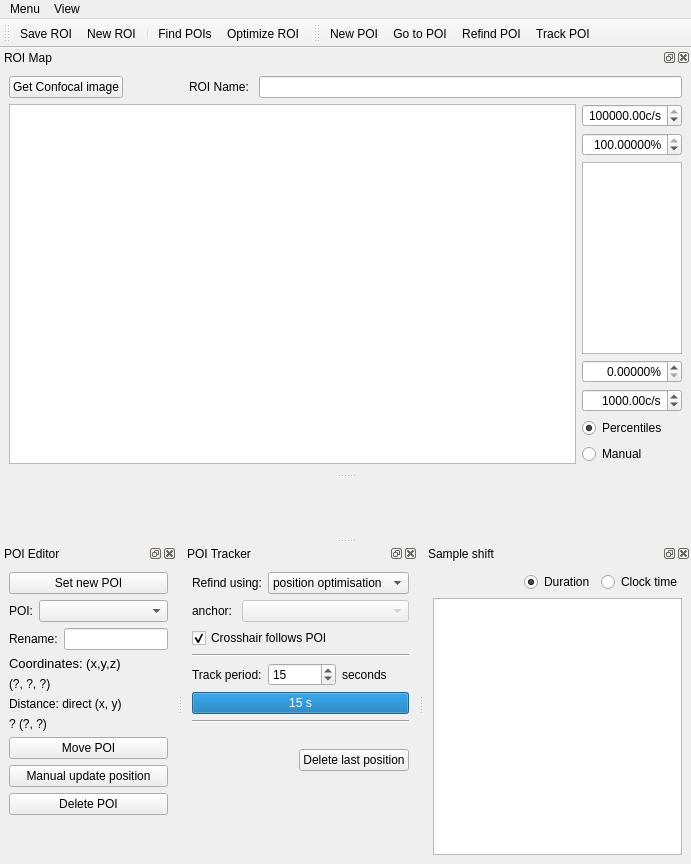
<ui version="4.0">
 <class>PoiManager</class>
 <widget class="QMainWindow" name="PoiManager">
  <property name="geometry">
   <rect>
    <x>0</x>
    <y>0</y>
    <width>691</width>
    <height>864</height>
   </rect>
  </property>
  <property name="windowTitle">
   <string>qudi: POI Manager</string>
  </property>
  <property name="tabShape">
   <enum>QTabWidget::Triangular</enum>
  </property>
  <property name="dockOptions">
   <set>QMainWindow::AllowTabbedDocks|QMainWindow::AnimatedDocks</set>
  </property>
  <widget class="QWidget" name="centralwidget">
   <property name="enabled">
    <bool>true</bool>
   </property>
   <layout class="QVBoxLayout" name="verticalLayout_3" />
  </widget>
  <widget class="QMenuBar" name="menubar">
   <property name="geometry">
    <rect>
     <x>0</x>
     <y>0</y>
     <width>691</width>
     <height>30</height>
    </rect>
   </property>
   <widget class="QMenu" name="menuMenu">
    <property name="title">
     <string>Menu</string>
    </property>
    <addaction name="new_roi_Action" />
    <addaction name="save_roi_Action" />
    <addaction name="load_roi_Action" />
    <addaction name="reorient_roi_Action" />
    <addaction name="actionClose" />
   </widget>
   <widget class="QMenu" name="menuView">
    <property name="title">
     <string>View</string>
    </property>
    <widget class="QMenu" name="menuToolbars">
     <property name="title">
      <string>Toolbars</string>
     </property>
     <addaction name="roi_management_view_Action" />
     <addaction name="poi_tools_view_Action" />
    </widget>
    <addaction name="roi_map_view_Action" />
    <addaction name="poi_editor_view_Action" />
    <addaction name="poi_tracker_view_Action" />
    <addaction name="sample_shift_view_Action" />
    <addaction name="separator" />
    <addaction name="menuToolbars" />
   </widget>
   <addaction name="menuMenu" />
   <addaction name="menuView" />
  </widget>
  <widget class="QToolBar" name="roi_management_ToolBar">
   <property name="windowTitle">
    <string>ROI management</string>
   </property>
   <property name="toolButtonStyle">
    <enum>Qt::ToolButtonTextUnderIcon</enum>
   </property>
   <attribute name="toolBarArea">
    <enum>TopToolBarArea</enum>
   </attribute>
   <attribute name="toolBarBreak">
    <bool>false</bool>
   </attribute>
   <addaction name="save_roi_Action" />
   <addaction name="new_roi_Action" />
   <addaction name="separator" />
   <addaction name="autofind_pois_Action" />
   <addaction name="optimize_roi_Action" />
  </widget>
  <widget class="QDockWidget" name="poi_editor_dockWidget">
   <property name="windowTitle">
    <string>POI Editor</string>
   </property>
   <attribute name="dockWidgetArea">
    <number>8</number>
   </attribute>
   <widget class="QWidget" name="dockWidgetContents_3">
    <layout class="QVBoxLayout" name="verticalLayout_6">
     <item>
      <widget class="QPushButton" name="set_poi_PushButton">
       <property name="toolTip">
        <string>Set current cursor position as a new trackpoint in the ROI map</string>
       </property>
       <property name="text">
        <string>Set new POI</string>
       </property>
      </widget>
     </item>
     <item>
      <layout class="QHBoxLayout" name="horizontalLayout_13">
       <item>
        <widget class="QLabel" name="label">
         <property name="text">
          <string>POI:</string>
         </property>
        </widget>
       </item>
       <item>
        <widget class="QComboBox" name="active_poi_ComboBox">
         <property name="sizePolicy">
          <sizepolicy hsizetype="Expanding" vsizetype="Fixed">
           <horstretch>0</horstretch>
           <verstretch>0</verstretch>
          </sizepolicy>
         </property>
         <property name="editable">
          <bool>false</bool>
         </property>
         <property name="insertPolicy">
          <enum>QComboBox::InsertAlphabetically</enum>
         </property>
        </widget>
       </item>
      </layout>
     </item>
     <item>
      <layout class="QHBoxLayout" name="horizontalLayout_14">
       <item>
        <widget class="QLabel" name="label_3">
         <property name="text">
          <string>Rename:</string>
         </property>
        </widget>
       </item>
       <item>
        <widget class="QLineEdit" name="poi_name_LineEdit">
         <property name="sizePolicy">
          <sizepolicy hsizetype="Expanding" vsizetype="Fixed">
           <horstretch>0</horstretch>
           <verstretch>0</verstretch>
          </sizepolicy>
         </property>
        </widget>
       </item>
      </layout>
     </item>
     <item>
      <widget class="QLabel" name="label_9">
       <property name="font">
        <font>
         <pointsize>10</pointsize>
        </font>
       </property>
       <property name="text">
        <string>Coordinates: (x,y,z)</string>
       </property>
      </widget>
     </item>
     <item>
      <widget class="QLabel" name="poi_coords_label">
       <property name="toolTip">
        <string>This text is selectable.  Copy and paste into labnotes.</string>
       </property>
       <property name="text">
        <string>(?, ?, ?)</string>
       </property>
       <property name="textInteractionFlags">
        <set>Qt::LinksAccessibleByMouse|Qt::TextSelectableByKeyboard|Qt::TextSelectableByMouse</set>
       </property>
      </widget>
     </item>
     <item>
      <widget class="QLabel" name="label_2">
       <property name="text">
        <string>Distance: direct (x, y)</string>
       </property>
      </widget>
     </item>
     <item>
      <widget class="QLabel" name="poi_distance_label">
       <property name="text">
        <string>? (?, ?)</string>
       </property>
      </widget>
     </item>
     <item>
      <widget class="QPushButton" name="move_poi_PushButton">
       <property name="toolTip">
        <string>Set a new position for a named POI, without updating the sample shift (so no movement of any other POIs).  For example, if a POI has been accidentally placed incorrectly.</string>
       </property>
       <property name="text">
        <string>Move POI</string>
       </property>
      </widget>
     </item>
     <item>
      <widget class="QPushButton" name="manual_update_poi_PushButton">
       <property name="toolTip">
        <string>Manually specify a new position for a known trackpoint, and update the sample shift accordingly. For example, after manually shifting the sample to re-centre the ROI in the scan range.</string>
       </property>
       <property name="text">
        <string>Manual update position</string>
       </property>
      </widget>
     </item>
     <item>
      <widget class="QPushButton" name="delete_poi_PushButton">
       <property name="text">
        <string>Delete POI</string>
       </property>
      </widget>
     </item>
     <item>
      <spacer name="verticalSpacer_2">
       <property name="orientation">
        <enum>Qt::Vertical</enum>
       </property>
       <property name="sizeHint" stdset="0">
        <size>
         <width>20</width>
         <height>40</height>
        </size>
       </property>
      </spacer>
     </item>
    </layout>
   </widget>
  </widget>
  <widget class="QDockWidget" name="poi_tracker_dockWidget">
   <property name="floating">
    <bool>false</bool>
   </property>
   <property name="windowTitle">
    <string>POI Tracker</string>
   </property>
   <attribute name="dockWidgetArea">
    <number>8</number>
   </attribute>
   <widget class="QWidget" name="dockWidgetContents_7">
    <layout class="QVBoxLayout" name="verticalLayout_5">
     <item>
      <layout class="QHBoxLayout" name="horizontalLayout_2">
       <item>
        <widget class="QLabel" name="label_4">
         <property name="text">
          <string>Refind using:</string>
         </property>
        </widget>
       </item>
       <item>
        <widget class="QComboBox" name="refind_method_ComboBox">
         <property name="sizePolicy">
          <sizepolicy hsizetype="Preferred" vsizetype="Fixed">
           <horstretch>1</horstretch>
           <verstretch>0</verstretch>
          </sizepolicy>
         </property>
         <item>
          <property name="text">
           <string>position optimisation</string>
          </property>
         </item>
         <item>
          <property name="text">
           <string>offset anchor</string>
          </property>
         </item>
        </widget>
       </item>
      </layout>
     </item>
     <item>
      <layout class="QHBoxLayout" name="horizontalLayout_5">
       <item>
        <widget class="QLabel" name="label_7">
         <property name="text">
          <string>anchor: </string>
         </property>
        </widget>
       </item>
       <item>
        <widget class="QComboBox" name="offset_anchor_ComboBox">
         <property name="enabled">
          <bool>false</bool>
         </property>
         <property name="sizePolicy">
          <sizepolicy hsizetype="Preferred" vsizetype="Fixed">
           <horstretch>1</horstretch>
           <verstretch>0</verstretch>
          </sizepolicy>
         </property>
        </widget>
       </item>
      </layout>
     </item>
     <item>
      <layout class="QHBoxLayout" name="horizontalLayout_3">
       <item>
        <widget class="QCheckBox" name="goto_poi_after_update_checkBox">
         <property name="toolTip">
          <string>Move crosshair to updated POI position afterwards.</string>
         </property>
         <property name="text">
          <string>Crosshair follows POI</string>
         </property>
         <property name="checked">
          <bool>true</bool>
         </property>
        </widget>
       </item>
       <item>
        <spacer name="horizontalSpacer">
         <property name="orientation">
          <enum>Qt::Horizontal</enum>
         </property>
         <property name="sizeHint" stdset="0">
          <size>
           <width>40</width>
           <height>20</height>
          </size>
         </property>
        </spacer>
       </item>
      </layout>
     </item>
     <item>
      <widget class="Line" name="line">
       <property name="orientation">
        <enum>Qt::Horizontal</enum>
       </property>
      </widget>
     </item>
     <item>
      <layout class="QHBoxLayout" name="horizontalLayout_11">
       <item>
        <widget class="QLabel" name="label_5">
         <property name="text">
          <string>Track period:</string>
         </property>
        </widget>
       </item>
       <item>
        <widget class="QSpinBox" name="track_period_SpinBox">
         <property name="minimum">
          <number>5</number>
         </property>
         <property name="maximum">
          <number>999</number>
         </property>
         <property name="singleStep">
          <number>5</number>
         </property>
         <property name="value">
          <number>15</number>
         </property>
        </widget>
       </item>
       <item>
        <widget class="QLabel" name="label_6">
         <property name="text">
          <string>seconds</string>
         </property>
        </widget>
       </item>
      </layout>
     </item>
     <item>
      <widget class="QProgressBar" name="time_till_next_update_ProgressBar">
       <property name="maximum">
        <number>15</number>
       </property>
       <property name="value">
        <number>15</number>
       </property>
       <property name="format">
        <string>%v s</string>
       </property>
      </widget>
     </item>
     <item>
      <widget class="Line" name="line_2">
       <property name="orientation">
        <enum>Qt::Horizontal</enum>
       </property>
      </widget>
     </item>
     <item>
      <spacer name="verticalSpacer_3">
       <property name="orientation">
        <enum>Qt::Vertical</enum>
       </property>
       <property name="sizeType">
        <enum>QSizePolicy::Fixed</enum>
       </property>
       <property name="sizeHint" stdset="0">
        <size>
         <width>20</width>
         <height>20</height>
        </size>
       </property>
      </spacer>
     </item>
     <item>
      <layout class="QHBoxLayout" name="horizontalLayout_8">
       <item>
        <spacer name="horizontalSpacer_3">
         <property name="orientation">
          <enum>Qt::Horizontal</enum>
         </property>
         <property name="sizeHint" stdset="0">
          <size>
           <width>40</width>
           <height>20</height>
          </size>
         </property>
        </spacer>
       </item>
       <item>
        <widget class="QPushButton" name="delete_last_pos_Button">
         <property name="text">
          <string>Delete last position</string>
         </property>
        </widget>
       </item>
      </layout>
     </item>
     <item>
      <spacer name="verticalSpacer">
       <property name="orientation">
        <enum>Qt::Vertical</enum>
       </property>
       <property name="sizeHint" stdset="0">
        <size>
         <width>20</width>
         <height>40</height>
        </size>
       </property>
      </spacer>
     </item>
    </layout>
   </widget>
  </widget>
  <widget class="QDockWidget" name="roi_map_dockWidget">
   <property name="sizePolicy">
    <sizepolicy hsizetype="Preferred" vsizetype="Expanding">
     <horstretch>0</horstretch>
     <verstretch>0</verstretch>
    </sizepolicy>
   </property>
   <property name="windowTitle">
    <string>ROI Map</string>
   </property>
   <attribute name="dockWidgetArea">
    <number>4</number>
   </attribute>
   <widget class="QWidget" name="dockWidgetContents">
    <layout class="QVBoxLayout" name="verticalLayout_2">
     <item>
      <layout class="QHBoxLayout" name="horizontalLayout_7">
       <item>
        <widget class="QPushButton" name="get_confocal_image_PushButton">
         <property name="text">
          <string>Get Confocal image</string>
         </property>
        </widget>
       </item>
       <item>
        <spacer name="horizontalSpacer_2">
         <property name="orientation">
          <enum>Qt::Horizontal</enum>
         </property>
         <property name="sizeType">
          <enum>QSizePolicy::Fixed</enum>
         </property>
         <property name="sizeHint" stdset="0">
          <size>
           <width>60</width>
           <height>20</height>
          </size>
         </property>
        </spacer>
       </item>
       <item>
        <widget class="QLabel" name="label_8">
         <property name="text">
          <string>ROI Name: </string>
         </property>
        </widget>
       </item>
       <item>
        <widget class="QLineEdit" name="roi_name_LineEdit" />
       </item>
      </layout>
     </item>
     <item>
      <layout class="QHBoxLayout" name="horizontalLayout_10">
       <item>
        <widget class="PlotWidget" name="roi_map_ViewWidget">
         <property name="sizePolicy">
          <sizepolicy hsizetype="Expanding" vsizetype="Expanding">
           <horstretch>0</horstretch>
           <verstretch>6</verstretch>
          </sizepolicy>
         </property>
        </widget>
       </item>
       <item>
        <layout class="QVBoxLayout" name="verticalLayout" stretch="0,0,1,0,0,0,0">
         <item>
          <widget class="ScienDSpinBox" name="roi_cb_max_SpinBox">
           <property name="sizePolicy">
            <sizepolicy hsizetype="Fixed" vsizetype="Fixed">
             <horstretch>0</horstretch>
             <verstretch>0</verstretch>
            </sizepolicy>
           </property>
           <property name="maximumSize">
            <size>
             <width>100</width>
             <height>16777215</height>
            </size>
           </property>
           <property name="mouseTracking">
            <bool>true</bool>
           </property>
           <property name="acceptDrops">
            <bool>true</bool>
           </property>
           <property name="alignment">
            <set>Qt::AlignRight|Qt::AlignTrailing|Qt::AlignVCenter</set>
           </property>
           <property name="accelerated">
            <bool>true</bool>
           </property>
           <property name="suffix">
            <string>c/s</string>
           </property>
           <property name="minimum">
            <double>-1000000000.000000000000000</double>
           </property>
           <property name="maximum">
            <double>1000000000.000000000000000</double>
           </property>
           <property name="value">
            <double>100000.000000000000000</double>
           </property>
          </widget>
         </item>
         <item>
          <widget class="ScienDSpinBox" name="roi_cb_high_percentile_DoubleSpinBox">
           <property name="sizePolicy">
            <sizepolicy hsizetype="Fixed" vsizetype="Fixed">
             <horstretch>0</horstretch>
             <verstretch>0</verstretch>
            </sizepolicy>
           </property>
           <property name="maximumSize">
            <size>
             <width>100</width>
             <height>16777215</height>
            </size>
           </property>
           <property name="alignment">
            <set>Qt::AlignRight|Qt::AlignTrailing|Qt::AlignVCenter</set>
           </property>
           <property name="suffix">
            <string>%</string>
           </property>
           <property name="decimals">
            <number>5</number>
           </property>
           <property name="minimum">
            <double>0.000000000000000</double>
           </property>
           <property name="maximum">
            <double>100.000000000000000</double>
           </property>
           <property name="value">
            <double>100.000000000000000</double>
           </property>
          </widget>
         </item>
         <item>
          <widget class="PlotWidget" name="roi_cb_ViewWidget">
           <property name="sizePolicy">
            <sizepolicy hsizetype="Preferred" vsizetype="Preferred">
             <horstretch>0</horstretch>
             <verstretch>0</verstretch>
            </sizepolicy>
           </property>
           <property name="maximumSize">
            <size>
             <width>100</width>
             <height>16777215</height>
            </size>
           </property>
          </widget>
         </item>
         <item>
          <widget class="ScienDSpinBox" name="roi_cb_low_percentile_DoubleSpinBox">
           <property name="sizePolicy">
            <sizepolicy hsizetype="Fixed" vsizetype="Fixed">
             <horstretch>0</horstretch>
             <verstretch>0</verstretch>
            </sizepolicy>
           </property>
           <property name="maximumSize">
            <size>
             <width>100</width>
             <height>16777215</height>
            </size>
           </property>
           <property name="alignment">
            <set>Qt::AlignRight|Qt::AlignTrailing|Qt::AlignVCenter</set>
           </property>
           <property name="suffix">
            <string>%</string>
           </property>
           <property name="decimals">
            <number>5</number>
           </property>
           <property name="minimum">
            <double>0.000000000000000</double>
           </property>
           <property name="maximum">
            <double>100.000000000000000</double>
           </property>
           <property name="value">
            <double>0.000000000000000</double>
           </property>
          </widget>
         </item>
         <item>
          <widget class="ScienDSpinBox" name="roi_cb_min_SpinBox">
           <property name="sizePolicy">
            <sizepolicy hsizetype="Fixed" vsizetype="Fixed">
             <horstretch>0</horstretch>
             <verstretch>0</verstretch>
            </sizepolicy>
           </property>
           <property name="maximumSize">
            <size>
             <width>100</width>
             <height>16777215</height>
            </size>
           </property>
           <property name="mouseTracking">
            <bool>true</bool>
           </property>
           <property name="acceptDrops">
            <bool>true</bool>
           </property>
           <property name="alignment">
            <set>Qt::AlignRight|Qt::AlignTrailing|Qt::AlignVCenter</set>
           </property>
           <property name="accelerated">
            <bool>true</bool>
           </property>
           <property name="suffix">
            <string>c/s</string>
           </property>
           <property name="minimum">
            <double>-1000000000.000000000000000</double>
           </property>
           <property name="maximum">
            <double>1000000000.000000000000000</double>
           </property>
           <property name="value">
            <double>1000.000000000000000</double>
           </property>
          </widget>
         </item>
         <item>
          <widget class="QRadioButton" name="roi_cb_centiles_RadioButton">
           <property name="text">
            <string>Percentiles</string>
           </property>
           <property name="checked">
            <bool>true</bool>
           </property>
          </widget>
         </item>
         <item>
          <widget class="QRadioButton" name="roi_cb_manual_RadioButton">
           <property name="text">
            <string>Manual</string>
           </property>
           <property name="checked">
            <bool>false</bool>
           </property>
          </widget>
         </item>
        </layout>
       </item>
      </layout>
     </item>
    </layout>
   </widget>
  </widget>
  <widget class="QDockWidget" name="sample_shift_dockWidget">
   <property name="windowTitle">
    <string>Sample shift</string>
   </property>
   <attribute name="dockWidgetArea">
    <number>8</number>
   </attribute>
   <widget class="QWidget" name="dockWidgetContents_6">
    <layout class="QVBoxLayout" name="verticalLayout_4">
     <item>
      <layout class="QHBoxLayout" name="horizontalLayout_6">
       <item>
        <spacer name="horizontalSpacer_4">
         <property name="orientation">
          <enum>Qt::Horizontal</enum>
         </property>
         <property name="sizeHint" stdset="0">
          <size>
           <width>40</width>
           <height>20</height>
          </size>
         </property>
        </spacer>
       </item>
       <item>
        <widget class="QRadioButton" name="display_shift_vs_duration_RadioButton">
         <property name="text">
          <string>Duration</string>
         </property>
         <property name="checked">
          <bool>true</bool>
         </property>
        </widget>
       </item>
       <item>
        <widget class="QRadioButton" name="display_shift_vs_clocktime_RadioButton">
         <property name="text">
          <string>Clock time</string>
         </property>
        </widget>
       </item>
      </layout>
     </item>
     <item>
      <widget class="PlotWidget" name="sample_shift_ViewWidget">
       <property name="sizePolicy">
        <sizepolicy hsizetype="Expanding" vsizetype="Expanding">
         <horstretch>0</horstretch>
         <verstretch>6</verstretch>
        </sizepolicy>
       </property>
      </widget>
     </item>
    </layout>
   </widget>
  </widget>
  <widget class="QToolBar" name="poi_ToolBar">
   <property name="windowTitle">
    <string>POI tools</string>
   </property>
   <property name="toolButtonStyle">
    <enum>Qt::ToolButtonTextUnderIcon</enum>
   </property>
   <attribute name="toolBarArea">
    <enum>TopToolBarArea</enum>
   </attribute>
   <attribute name="toolBarBreak">
    <bool>false</bool>
   </attribute>
   <addaction name="new_poi_Action" />
   <addaction name="goto_poi_Action" />
   <addaction name="refind_poi_Action" />
   <addaction name="track_poi_Action" />
  </widget>
  <action name="new_roi_Action">
   <property name="icon">
    <iconset>
     <normaloff>../../artwork/icons/oxygen/22x22/document-new.png</normaloff>../../artwork/icons/oxygen/22x22/document-new.png</iconset>
   </property>
   <property name="text">
    <string>New ROI</string>
   </property>
   <property name="toolTip">
    <string>Start a new ROI (such as after moving to a different part of the sample</string>
   </property>
  </action>
  <action name="save_roi_Action">
   <property name="icon">
    <iconset>
     <normaloff>../../artwork/icons/oxygen/22x22/document-save.png</normaloff>../../artwork/icons/oxygen/22x22/document-save.png</iconset>
   </property>
   <property name="text">
    <string>Save ROI</string>
   </property>
   <property name="toolTip">
    <string>Save ROI for future reuse</string>
   </property>
  </action>
  <action name="load_roi_Action">
   <property name="icon">
    <iconset>
     <normaloff>../../artwork/icons/oxygen/22x22/document-open.png</normaloff>../../artwork/icons/oxygen/22x22/document-open.png</iconset>
   </property>
   <property name="text">
    <string>Load ROI</string>
   </property>
   <property name="toolTip">
    <string>Load a saved ROI</string>
   </property>
  </action>
  <action name="poi_editor_view_Action">
   <property name="checkable">
    <bool>true</bool>
   </property>
   <property name="checked">
    <bool>true</bool>
   </property>
   <property name="text">
    <string>POI Editor</string>
   </property>
   <property name="shortcut">
    <string>Alt+E</string>
   </property>
  <property name="toolTip"><string>Shortcut:Alt+E</string></property></action>
  <action name="poi_tracker_view_Action">
   <property name="checkable">
    <bool>true</bool>
   </property>
   <property name="checked">
    <bool>true</bool>
   </property>
   <property name="text">
    <string>POI Tracker</string>
   </property>
   <property name="shortcut">
    <string>Alt+T</string>
   </property>
  <property name="toolTip"><string>Shortcut:Alt+T</string></property></action>
  <action name="sample_shift_view_Action">
   <property name="checkable">
    <bool>true</bool>
   </property>
   <property name="checked">
    <bool>true</bool>
   </property>
   <property name="text">
    <string>Sample shift</string>
   </property>
   <property name="toolTip">
    . Shortcut:Alt+S<string>Display the sample shift. Shortcut:Alt+S</string>
   </property>
   <property name="shortcut">
    <string>Alt+S</string>
   </property>
  </action>
  <action name="roi_map_view_Action">
   <property name="checkable">
    <bool>true</bool>
   </property>
   <property name="checked">
    <bool>true</bool>
   </property>
   <property name="text">
    <string>ROI Map</string>
   </property>
   <property name="toolTip">
    . Shortcut:Alt+M<string>Display the ROI Map. Shortcut:Alt+M</string>
   </property>
   <property name="shortcut">
    <string>Alt+M</string>
   </property>
  </action>
  <action name="refind_poi_Action">
   <property name="icon">
    <iconset>
     <normaloff>../../artwork/icons/qudiTheme/22x22/optimize-position-poi.png</normaloff>../../artwork/icons/qudiTheme/22x22/optimize-position-poi.png</iconset>
   </property>
   <property name="text">
    <string>Refind POI</string>
   </property>
   <property name="toolTip">
    <string>Refind the POI using the strategy selected in the POI control dock</string>
   </property>
  </action>
  <action name="track_poi_Action">
   <property name="checkable">
    <bool>true</bool>
   </property>
   <property name="icon">
    <iconset>
     <normaloff>../../artwork/icons/qudiTheme/22x22/periodic-refind-poi.png</normaloff>../../artwork/icons/qudiTheme/22x22/periodic-refind-poi.png</iconset>
   </property>
   <property name="text">
    <string>Track POI</string>
   </property>
   <property name="toolTip">
    <string>Track the POI by periodically refinding its position</string>
   </property>
  </action>
  <action name="new_poi_Action">
   <property name="icon">
    <iconset>
     <normaloff>../../artwork/icons/qudiTheme/22x22/poi-new.png</normaloff>../../artwork/icons/qudiTheme/22x22/poi-new.png</iconset>
   </property>
   <property name="text">
    <string>New POI</string>
   </property>
   <property name="toolTip">
    <string>Add a new POI at the current crosshair position</string>
   </property>
  </action>
  <action name="roi_management_view_Action">
   <property name="checkable">
    <bool>true</bool>
   </property>
   <property name="text">
    <string>ROI management</string>
   </property>
  </action>
  <action name="poi_tools_view_Action">
   <property name="checkable">
    <bool>true</bool>
   </property>
   <property name="text">
    <string>POI tools</string>
   </property>
  </action>
  <action name="goto_poi_Action">
   <property name="icon">
    <iconset>
     <normaloff>../../artwork/icons/qudiTheme/22x22/goto-poi.png</normaloff>../../artwork/icons/qudiTheme/22x22/goto-poi.png</iconset>
   </property>
   <property name="text">
    <string>Go to POI</string>
   </property>
   <property name="toolTip">
    <string>Move scanner to the position of the selected POI</string>
   </property>
  </action>
  <action name="reorient_roi_Action">
   <property name="text">
    <string>Reorient ROI</string>
   </property>
  </action>
  <action name="autofind_pois_Action">
   <property name="text">
    <string>Find POIs</string>
   </property>
   <property name="toolTip">
    <string>Automatically search the image for POIs</string>
   </property>
  </action>
  <action name="optimize_roi_Action">
   <property name="text">
    <string>Optimize ROI</string>
   </property>
   <property name="toolTip">
    <string>Optimize ROI by refinding and moving all POIs to their optimal positions.  This procedure makes the ROI map fully internally consistent.</string>
   </property>
  </action>
  <action name="actionClose">
   <property name="icon">
    <iconset>
     <normaloff>../../artwork/icons/oxygen/22x22/application-exit.png</normaloff>../../artwork/icons/oxygen/22x22/application-exit.png</iconset>
   </property>
   <property name="text">
    <string>Close</string>
   </property>
  </action>
 </widget>
 <customwidgets>
  <customwidget>
   <class>PlotWidget</class>
   <extends>QGraphicsView</extends>
   <header>pyqtgraph</header>
  </customwidget>
  <customwidget>
   <class>ScienDSpinBox</class>
   <extends>QDoubleSpinBox</extends>
   <header>qtwidgets.scientific_spinbox.h</header>
  </customwidget>
 </customwidgets>
 <resources />
 <connections>
  <connection>
   <sender>poi_editor_view_Action</sender>
   <signal>triggered(bool)</signal>
   <receiver>poi_editor_dockWidget</receiver>
   <slot>setVisible(bool)</slot>
   <hints>
    <hint type="sourcelabel">
     <x>-1</x>
     <y>-1</y>
    </hint>
    <hint type="destinationlabel">
     <x>103</x>
     <y>599</y>
    </hint>
   </hints>
  </connection>
  <connection>
   <sender>poi_editor_dockWidget</sender>
   <signal>visibilityChanged(bool)</signal>
   <receiver>poi_editor_view_Action</receiver>
   <slot>setChecked(bool)</slot>
   <hints>
    <hint type="sourcelabel">
     <x>103</x>
     <y>599</y>
    </hint>
    <hint type="destinationlabel">
     <x>-1</x>
     <y>-1</y>
    </hint>
   </hints>
  </connection>
  <connection>
   <sender>roi_map_view_Action</sender>
   <signal>triggered(bool)</signal>
   <receiver>roi_map_dockWidget</receiver>
   <slot>setVisible(bool)</slot>
   <hints>
    <hint type="sourcelabel">
     <x>-1</x>
     <y>-1</y>
    </hint>
    <hint type="destinationlabel">
     <x>353</x>
     <y>225</y>
    </hint>
   </hints>
  </connection>
  <connection>
   <sender>roi_map_dockWidget</sender>
   <signal>visibilityChanged(bool)</signal>
   <receiver>roi_map_view_Action</receiver>
   <slot>setChecked(bool)</slot>
   <hints>
    <hint type="sourcelabel">
     <x>353</x>
     <y>225</y>
    </hint>
    <hint type="destinationlabel">
     <x>-1</x>
     <y>-1</y>
    </hint>
   </hints>
  </connection>
  <connection>
   <sender>poi_tracker_view_Action</sender>
   <signal>triggered(bool)</signal>
   <receiver>poi_tracker_dockWidget</receiver>
   <slot>setVisible(bool)</slot>
   <hints>
    <hint type="sourcelabel">
     <x>-1</x>
     <y>-1</y>
    </hint>
    <hint type="destinationlabel">
     <x>297</x>
     <y>599</y>
    </hint>
   </hints>
  </connection>
  <connection>
   <sender>poi_tracker_dockWidget</sender>
   <signal>visibilityChanged(bool)</signal>
   <receiver>poi_tracker_view_Action</receiver>
   <slot>setChecked(bool)</slot>
   <hints>
    <hint type="sourcelabel">
     <x>297</x>
     <y>599</y>
    </hint>
    <hint type="destinationlabel">
     <x>-1</x>
     <y>-1</y>
    </hint>
   </hints>
  </connection>
  <connection>
   <sender>sample_shift_view_Action</sender>
   <signal>triggered(bool)</signal>
   <receiver>sample_shift_dockWidget</receiver>
   <slot>setVisible(bool)</slot>
   <hints>
    <hint type="sourcelabel">
     <x>-1</x>
     <y>-1</y>
    </hint>
    <hint type="destinationlabel">
     <x>547</x>
     <y>599</y>
    </hint>
   </hints>
  </connection>
  <connection>
   <sender>sample_shift_dockWidget</sender>
   <signal>visibilityChanged(bool)</signal>
   <receiver>sample_shift_view_Action</receiver>
   <slot>setChecked(bool)</slot>
   <hints>
    <hint type="sourcelabel">
     <x>547</x>
     <y>599</y>
    </hint>
    <hint type="destinationlabel">
     <x>-1</x>
     <y>-1</y>
    </hint>
   </hints>
  </connection>
  <connection>
   <sender>roi_management_view_Action</sender>
   <signal>triggered(bool)</signal>
   <receiver>roi_management_ToolBar</receiver>
   <slot>setVisible(bool)</slot>
   <hints>
    <hint type="sourcelabel">
     <x>-1</x>
     <y>-1</y>
    </hint>
    <hint type="destinationlabel">
     <x>45</x>
     <y>41</y>
    </hint>
   </hints>
  </connection>
  <connection>
   <sender>roi_management_ToolBar</sender>
   <signal>visibilityChanged(bool)</signal>
   <receiver>roi_management_view_Action</receiver>
   <slot>setChecked(bool)</slot>
   <hints>
    <hint type="sourcelabel">
     <x>45</x>
     <y>41</y>
    </hint>
    <hint type="destinationlabel">
     <x>-1</x>
     <y>-1</y>
    </hint>
   </hints>
  </connection>
  <connection>
   <sender>poi_tools_view_Action</sender>
   <signal>triggered(bool)</signal>
   <receiver>poi_ToolBar</receiver>
   <slot>setVisible(bool)</slot>
   <hints>
    <hint type="sourcelabel">
     <x>-1</x>
     <y>-1</y>
    </hint>
    <hint type="destinationlabel">
     <x>384</x>
     <y>41</y>
    </hint>
   </hints>
  </connection>
  <connection>
   <sender>poi_ToolBar</sender>
   <signal>visibilityChanged(bool)</signal>
   <receiver>poi_tools_view_Action</receiver>
   <slot>setChecked(bool)</slot>
   <hints>
    <hint type="sourcelabel">
     <x>384</x>
     <y>41</y>
    </hint>
    <hint type="destinationlabel">
     <x>-1</x>
     <y>-1</y>
    </hint>
   </hints>
  </connection>
  <connection>
   <sender>actionClose</sender>
   <signal>triggered()</signal>
   <receiver>PoiManager</receiver>
   <slot>close()</slot>
   <hints>
    <hint type="sourcelabel">
     <x>-1</x>
     <y>-1</y>
    </hint>
    <hint type="destinationlabel">
     <x>343</x>
     <y>409</y>
    </hint>
   </hints>
  </connection>
 </connections>
</ui>
